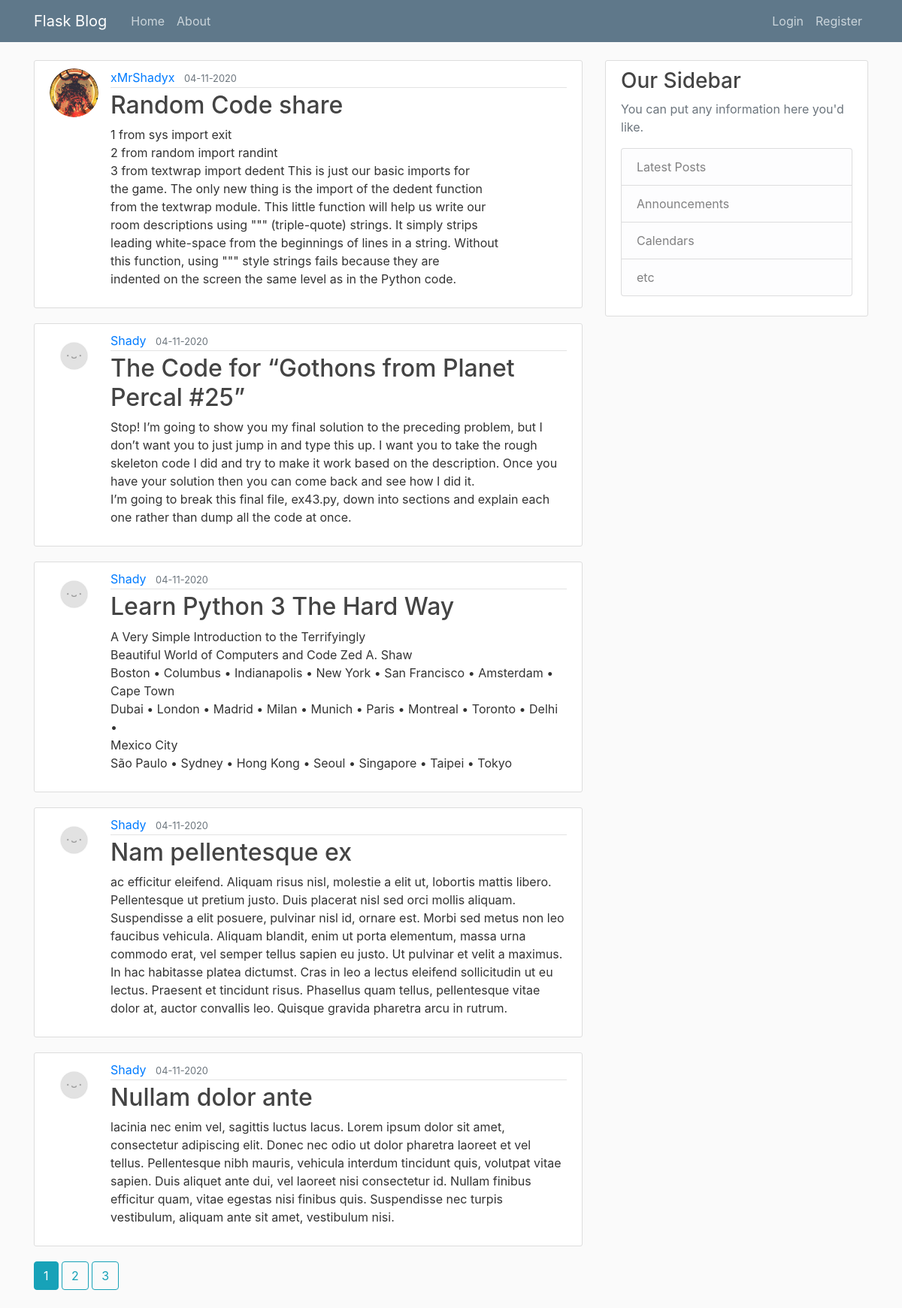
The page /home on the database its author committed.
### CoreyShafer/Flask/BLOG/flaskblog/models.py (models this page shows, shortened)
class Post(db.Model):
    id = db.Column(db.Integer, primary_key=True)
    title = db.Column(db.String(120), nullable=False, default="What about your title?")
    date_posted = db.Column(db.DateTime, nullable=False, default=datetime.utcnow)
    content = db.Column(db.Text, nullable=False)
    user_id = db.Column(db.Integer, db.ForeignKey('user.id'), nullable=False)

class User(db.Model, UserMixin):
    id = db.Column(db.Integer, primary_key=True)
    username = db.Column(db.String(20), unique=True, nullable=False)
    email = db.Column(db.String(120), unique=True, nullable=False)
    image_file = db.Column(db.String(20), nullable=False, default='default.jpg')
    password = db.Column(db.String(60), nullable=False)
    rank = db.Column(db.String(10), nullable=False, default='user')
    posts = db.relationship('Post', backref='author', lazy=True)

### CoreyShafer/Flask/BLOG/flaskblog/main/routes.py (the view)
@main.route("/")
@main.route("/home")
def home():
    page = request.args.get('page', 1, type=int)
    posts = Post.query.order_by(Post.date_posted.desc()).paginate(page=page, per_page=5)
    return render_template('home.html', posts=posts)

### CoreyShafer/Flask/BLOG/flaskblog/templates/home.html (shortened to what this page needs)
{% extends 'layout.html' %}
{% block content %}
    {% for post in posts.items %}
        <article class="media content-section">
          <img class="rounded-circle article-img" src="{{ url_for('static', filename='profile_pics/' + post.author.image_file) }}">
          <div class="media-body">
            <div class="article-metadata">
              <a class="mr-2" href="{{ url_for('users.user_posts', username=post.author.username) }}">{{ post.author.username }}</a>
              <small class="text-muted">{{ post.date_posted.strftime('%d-%m-%Y') }}</small>
            </div>
            <h2><a class="article-title" href="{{ url_for('posts.post', post_id=post.id) }}">{{ post.title }}</a></h2>
            <p class="article-content">{{ post.content }}</p>
          </div>
        </article>
    {% endfor %}
    {% for page_num in posts.iter_pages(left_edge=1, right_edge=1, left_current=1, right_current=2) %}
      {% if page_num %}
        {% if posts.page == page_num %}
          <a class="btn btn-info mb-4" href="{{ url_for('main.home', page=page_num) }}">{{ page_num }}</a>
        {% else %}
          <a class="btn btn-outline-info mb-4" href="{{ url_for('main.home', page=page_num) }}">{{ page_num }}</a>
        {% endif %}
      {% else %}
        ...
      {% endif %}
    {% endfor %}
{% endblock content %}

### CoreyShafer/Flask/BLOG/flaskblog/templates/layout.html (shortened to what this page needs)
<!DOCTYPE html>
<html>
<head>
    <link rel="stylesheet" href="https://maxcdn.bootstrapcdn.com/bootstrap/4.0.0/css/bootstrap.min.css">
    <link rel="stylesheet" type="text/css" href="{{ url_for('static', filename='main.css') }}">
</head>
<body>
    <header class="site-header">
      <nav class="navbar navbar-expand-md navbar-dark bg-steel fixed-top">
        <div class="container">
          <a class="navbar-brand mr-4" href="/">Flask Blog</a>
          <div class="collapse navbar-collapse" id="navbarToggle">
            <div class="navbar-nav mr-auto">
              <a class="nav-item nav-link" href="{{ url_for('main.home') }}">Home</a>
              <a class="nav-item nav-link" href="{{ url_for('main.about') }}">About</a>
            </div>
            <div class="navbar-nav">
              {% if current_user.is_authenticated %}
                <a class="nav-item nav-link" href="{{ url_for('posts.new_post') }}">New Post</a>
                <a class="nav-item nav-link" href="{{ url_for('users.account') }}">{{ current_user.username }}</a>
                <a class="nav-item nav-link" href="{{ url_for('users.logout') }}">Logout</a>
              {% else %}
                <a class="nav-item nav-link" href="{{ url_for('users.login') }}">Login</a>
                <a class="nav-item nav-link" href="{{ url_for('users.register') }}">Register</a>
              {% endif %}
            </div>
          </div>
        </div>
      </nav>
    </header>
    <main role="main" class="container">
      <div class="row">
        <div class="col-md-8">
          {% block content %}{% endblock %}
        </div>
        <div class="col-md-4">
          <div class="content-section">
            <h3>Our Sidebar</h3>
            <p class='text-muted'>You can put any information here you'd like.
              <ul class="list-group">
                <li class="list-group-item list-group-item-light">Latest Posts</li>
                <li class="list-group-item list-group-item-light">Announcements</li>
                <li class="list-group-item list-group-item-light">Calendars</li>
                <li class="list-group-item list-group-item-light">etc</li>
              </ul>
            </p>
          </div>
        </div>
      </div>
    </main>
</body>
</html>

### CoreyShafer/Flask/BLOG/flaskblog/static/main.css (style rules this page uses)
body { background: #fafafa; color: #333333; margin-top: 5rem; }
h1, h2, h3, h4, h5, h6 { color: #444444; }
.bg-steel { background-color: #5f788a; }
.site-header .navbar-nav .nav-link { color: #cbd5db; }
.content-section { background: #ffffff; padding: 10px 20px; border: 1px solid #dddddd; border-radius: 3px; margin-bottom: 20px; }
.article-title { color: #444444; }
.article-content { white-space: pre-line; }
.article-img { height: 65px; width: 65px; margin-right: 16px; }
.article-metadata { padding-bottom: 1px; margin-bottom: 4px; border-bottom: 1px solid #e3e3e3 }

### rows shown on the page
Post: image_file (picture), author.username "xMrShadyx", date_posted "04-11-2020", title "Random Code share", content "1 from sys import exit 2 from random import randint 3 from textwrap import dedent This is just our basic imports for the game. The only new thing is the import of the dedent function from the textwrap module. This little function will help us write our room descriptions using \"\"\" (triple-quote) strings. It simply strips leading white-space from the beginnings of lines in a string. Without this function, using \"\"\" style strings fails because they are indented on the screen the same level as in the Python code."
Post: image_file (placeholder picture), author.username "Shady", date_posted "04-11-2020", title "The Code for “Gothons from Planet Percal #25”", content "Stop! I’m going to show you my final solution to the preceding problem, but I don’t want you to just jump in and type this up. I want you to take the rough skeleton code I did and try to make it work based on the description. Once you have your solution then you can come back and see how I did it. I’m going to break this final file, ex43.py, down into sections and explain each one rather than dump all the code at once."
Post: image_file (placeholder picture), author.username "Shady", date_posted "04-11-2020", title "Learn Python 3 The Hard Way", content "A Very Simple Introduction to the Terrifyingly Beautiful World of Computers and Code Zed A. Shaw Boston • Columbus • Indianapolis • New York • San Francisco • Amsterdam • Cape Town Dubai • London • Madrid • Milan • Munich • Paris • Montreal • Toronto • Delhi • Mexico City São Paulo • Sydney • Hong Kong • Seoul • Singapore • Taipei • Tokyo"
Post: image_file (placeholder picture), author.username "Shady", date_posted "04-11-2020", title "Nam pellentesque ex", content "ac efficitur eleifend. Aliquam risus nisl, molestie a elit ut, lobortis mattis libero. Pellentesque ut pretium justo. Duis placerat nisl sed orci mollis aliquam. Suspendisse a elit posuere, pulvinar nisl id, ornare est. Morbi sed metus non leo faucibus vehicula. Aliquam blandit, enim ut porta elementum, massa urna commodo erat, vel semper tellus sapien eu justo. Ut pulvinar et velit a maximus. In hac habitasse platea dictumst. Cras in leo a lectus eleifend sollicitudin ut eu lectus. Praesent et tincidunt risus. Phasellus quam tellus, pellentesque vitae dolor at, auctor convallis leo. Quisque gravida pharetra arcu in rutrum."
Post: image_file (placeholder picture), author.username "Shady", date_posted "04-11-2020", title "Nullam dolor ante", content "lacinia nec enim vel, sagittis luctus lacus. Lorem ipsum dolor sit amet, consectetur adipiscing elit. Donec nec odio ut dolor pharetra laoreet et vel tellus. Pellentesque nibh mauris, vehicula interdum tincidunt quis, volutpat vitae sapien. Duis aliquet ante dui, vel laoreet nisi consectetur id. Nullam finibus efficitur quam, vitae egestas nisi finibus quis. Suspendisse nec turpis vestibulum, aliquam ante sit amet, vestibulum nisi."

### other values the page prints
{{ page_num }} "1"
{{ page_num }} "2" "3"
